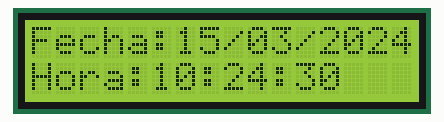
The program below on a simulated ESP32. On the bench: 16×2 character LCD. The local clock reads 2024-03-15 10:24:30 at power-on unless the program sets it; storage starts empty; what the program prints to the serial monitor is not drawn.

Above: at 0.2 s.
At 4.3 s:
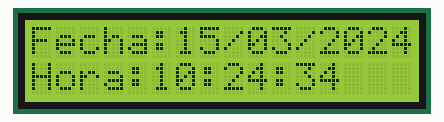
At 9.5 s:
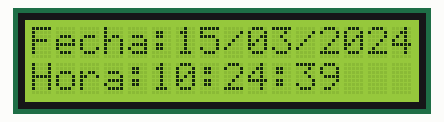
At 18.9 s:
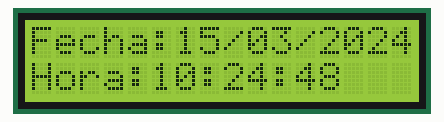
At 28.3 s:
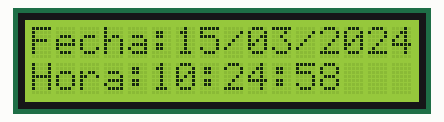
At 38.6 s:
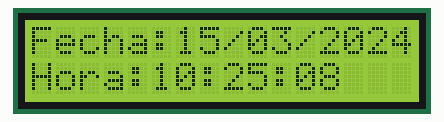

Measured:
- what the display in image 1 shows lasts 1.0 s, from 4.3 s to 5.3 s

The program:

main.cpp
```cpp
#include <RTC.h>
#include <ArduinoJson.h>
#include <SD.h>
#include <SD_Handle.h>
#include <LiquidCrystal_I2C.h>

#define CS_PIN 5
#define FILE_NAME "/log.json"

DS1307_RTC RTC;

File root;

SDHandle sdHandle;

LiquidCrystal_I2C lcd(0x27, 16, 2);

void setup(void)
{
  Serial.begin(115200); /* Inicializar baudrate a 115200 */
  RTC.RTC_init();       /* Inicializar configuración del reloj */

  Serial.println(F("El DS-1307 ha sido configurado exitosamente."));

  // --- INICIALIZACION DE MÓDULO SD ---
  Serial.print(F("Initializing SD card... "));

  if (!SD.begin(CS_PIN))
  {
    Serial.println(F("Card initialization failed!"));
    while (true)
      ;
  }

  Serial.println(F("Initialization done."));

  Serial.println(F("Files in the card:"));
  root = SD.open("/");
  // PrintDirectory(root, 0);
  Serial.println("");

  if (!SD.exists(FILE_NAME))
  {
    Serial.println(F("Error opening log.json"));
    File jsonDocument = SD.open(FILE_NAME, FILE_WRITE);
    jsonDocument.close();
  }

  // Checar nuevamente
  if (!SD.exists(FILE_NAME))
  {
    Serial.println(F("Problemas para crear el archivo"));
    return;
  }

  lcd.init();
  lcd.backlight();
}

void loop(void)
{
  // File jsonDocument = SD.open(FILE_NAME, FILE_WRITE);
  char outputJson[256];

  RTC.get_time();

  JsonDocument doc;

  doc["fecha"] = RTC.format_date();
  doc["hora"] = RTC.format_time();
  String fecha_s = doc["fecha"];
  String hora_s = doc["hora"];

  lcd.setCursor(0, 0);
  lcd.print("Fecha:");
  lcd.print(fecha_s);
  lcd.setCursor(0, 1);
  lcd.print("Hora:");
  lcd.print(hora_s);

  if (serializeJson(doc, outputJson) == 0)
  {
    Serial.println(F("Failed to write to file"));
  }
  serializeJson(doc, outputJson);

  sdHandle.appendFile(SD, FILE_NAME, outputJson);

  doc.clear();

  // RTC.show_time(); /* Dar formato y mostrar por consola serial */

  delay(1000);
}
```

RTC.h
```cpp
#ifndef RTC_h
#define RTC_h

#include <Wire.h> /* Librería para el uso del protocolo I2C. */
#include <ArduinoJson.h>
#include <RTClib.h>

/*RTClib.h, requiere de la instalación de dos librerías:
RTClib: Permite el uso de varios relojes del fabricante Adafruit.
Adafruit BusIO: Es necesaria cargarla para configurar ciertos elementos de los componentes electrónicos de Adafruit.*/

RTC_DS1307 rtc;

class DS1307_RTC
{

public:
    uint8_t hora = 0, minuto = 0, segundo = 0, dia = 0, mes = 0;
    uint16_t ano = 0;
    String fecha = "", tiempo = "";

public:
    void RTC_init(void);
    void get_time(void);
    String format_date(void);
    String format_time(void);
    void show_time(void);
    void show_time_json(void);
};

/* Función que configura lo necesario para que el reloj se inicialice */
void DS1307_RTC::RTC_init(void)
{

    while (!rtc.begin())
    { /* Mientras que el reloj no se ha iniciado. */
        Serial.println(F("Hay un error de reconocimiento del RTC, revisa conexiones y alimentación"));
        Serial.flush(); /* Espera a que se transmita la información serial correctamente. */
        delay(3000);
        // abort ( );
    }
    if (!rtc.isrunning())
    { /* Si el reloj no está ejecutándose*/

        /* Esta instrucción solo debe usarse una sola vez, para que el reloj actualice la hora, una vez hecho esto, se puede comentar y volver a subir el código. */
        Serial.println(F("El reloj se está configurando con la fecha y hora de la computadora"));
        // __DATE__ y __TIME__ Son macros que retornan la fecha y hora de la computadora.
        rtc.adjust(DateTime(F(__DATE__), F(__TIME__))); /* Función que ajusta automáticamente la fecha y hora. */
    }
    // rtc.adjust(DateTime(2014, 1, 21, 3, 0, 0));  // año, mes, día, hora, minuto, segundo.                  /* Función que ajusta manualmente la fecha y hora. */
}

/* Función que configura lo necesario para que el reloj se inicialice */
void DS1307_RTC::get_time(void)
{

    DateTime now = rtc.now();
    segundo = now.second();
    minuto = now.minute();
    hora = now.hour();
    dia = now.day();
    mes = now.month();
    ano = now.year();
}

/* Función que le da un formato legible a la fecha. */
String DS1307_RTC::format_date(void)
{

    fecha = "";
    if (dia < 10)
        fecha += '0';
    fecha += dia;
    fecha += '/';
    if (mes < 10)
        fecha += '0';
    fecha += mes;
    fecha += '/';
    fecha += ano;
    return fecha;
}

/* Función que le da un formato legible al tiempo. */
String DS1307_RTC::format_time(void)
{

    tiempo = "";
    if (hora < 10)
        tiempo += '0';
    tiempo += hora;
    tiempo += ':';

    if (minuto < 10)
        tiempo += '0';
    tiempo += minuto;
    tiempo += ':';

    if (segundo < 10)
        tiempo += '0';
    tiempo += segundo;
    return tiempo;
}

/* Función que muestra en la consola serial la fecha y la hora. */
void DS1307_RTC ::show_time(void)
{

    format_time(); /* Dar formato al tiempo */
    Serial.print(F("Hora: "));
    Serial.println(tiempo);
    format_date();
    Serial.print(F("Fecha: "));
    delay(200);
    Serial.println(fecha); /* Dar formato a la fecha */
}

void DS1307_RTC ::show_time_json(void)
{
}

#endif
```

SD_Handle.h
```cpp
#ifndef SD_Handle_h
#define SD_Handle_h

#include <FS.h>
#include <SD.h>
#include <SPI.h>

class SDHandle
{
public:
    void removeDir(fs::FS &fs, const char *path);
    void readFile(fs::FS &fs, const char *path);
    void writeFile(fs::FS &fs, const char *path, const char *message);
    void appendFile(fs::FS &fs, const char *path, const char *message);
    void deleteFile(fs::FS &fs, const char *path);
};

void SDHandle::removeDir(fs::FS &fs, const char *path)
{
    Serial.printf("Removing Dir: %s\n", path);
    if (fs.rmdir(path))
    {
        Serial.println("Dir removed");
    }
    else
    {
        Serial.println("rmdir failed");
    }
}

void SDHandle::readFile(fs::FS &fs, const char *path)
{
    Serial.printf("Reading file: %s\n", path);

    File file = fs.open(path);
    if (!file)
    {
        Serial.println("Failed to open file for reading");
        return;
    }

    Serial.print("Read from file: ");
    while (file.available())
    {
        Serial.write(file.read());
    }
    file.close();
}

void SDHandle::writeFile(fs::FS &fs, const char *path, const char *message)
{
    Serial.printf("Writing file: %s\n", path);

    File file = fs.open(path, FILE_WRITE);
    if (!file)
    {
        Serial.println("Failed to open file for writing");
        return;
    }
    if (file.print(message))
    {
        Serial.println("File written");
    }
    else
    {
        Serial.println("Write failed");
    }
    file.close();
}

void SDHandle::appendFile(fs::FS &fs, const char *path, const char *message)
{
    Serial.printf("Appending to file: %s\n", path);

    File file = fs.open(path, FILE_APPEND);
    if (!file)
    {
        Serial.println("Failed to open file for appending");
        return;
    }
    if (file.print(message))
    {
        Serial.println("Message appended");
    }
    else
    {
        Serial.println("Append failed");
    }
    file.close();
}

void deleteFile(fs::FS &fs, const char *path)
{
    Serial.printf("Deleting file: %s\n", path);
    if (fs.remove(path))
    {
        Serial.println("File deleted");
    }
    else
    {
        Serial.println("Delete failed");
    }
}

#endif
```
